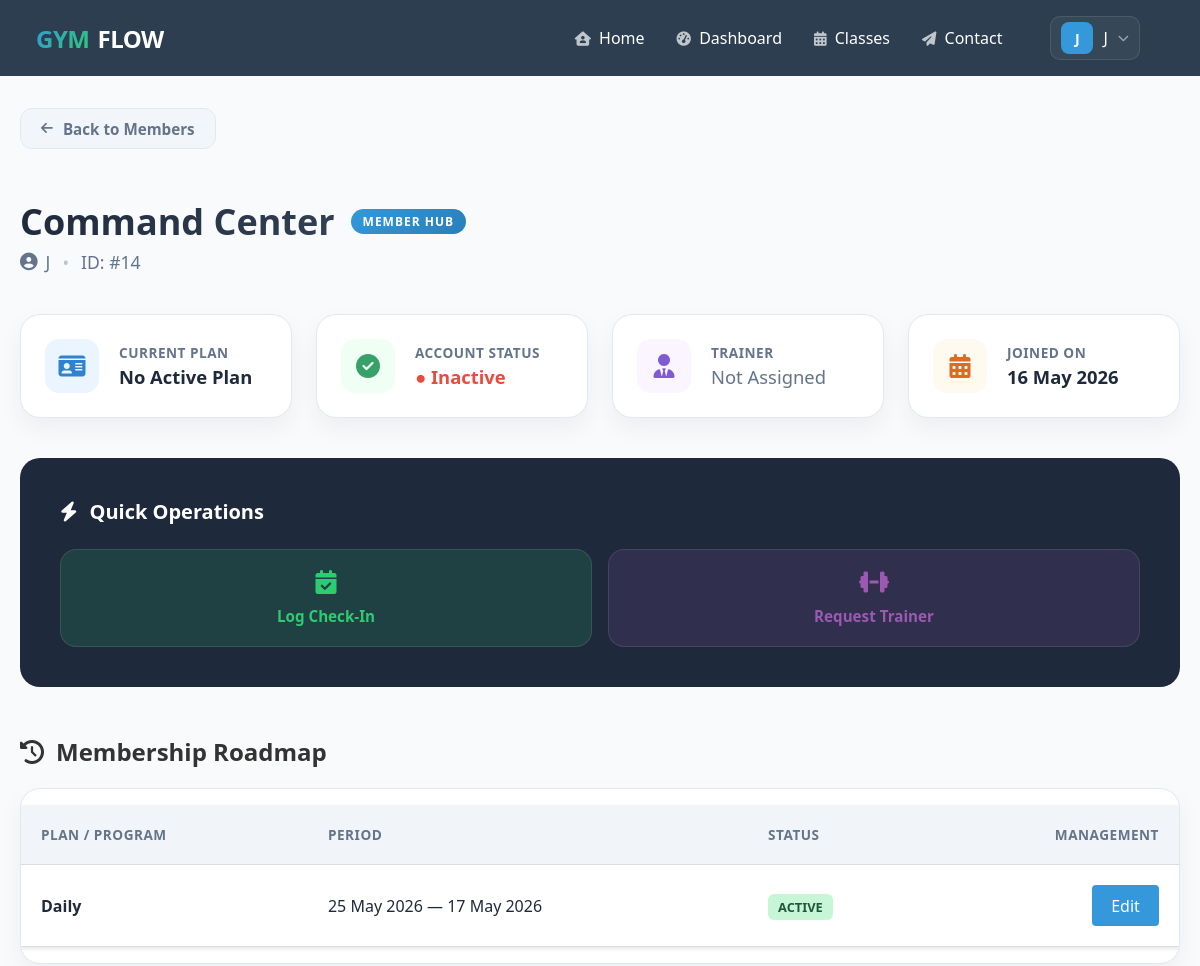
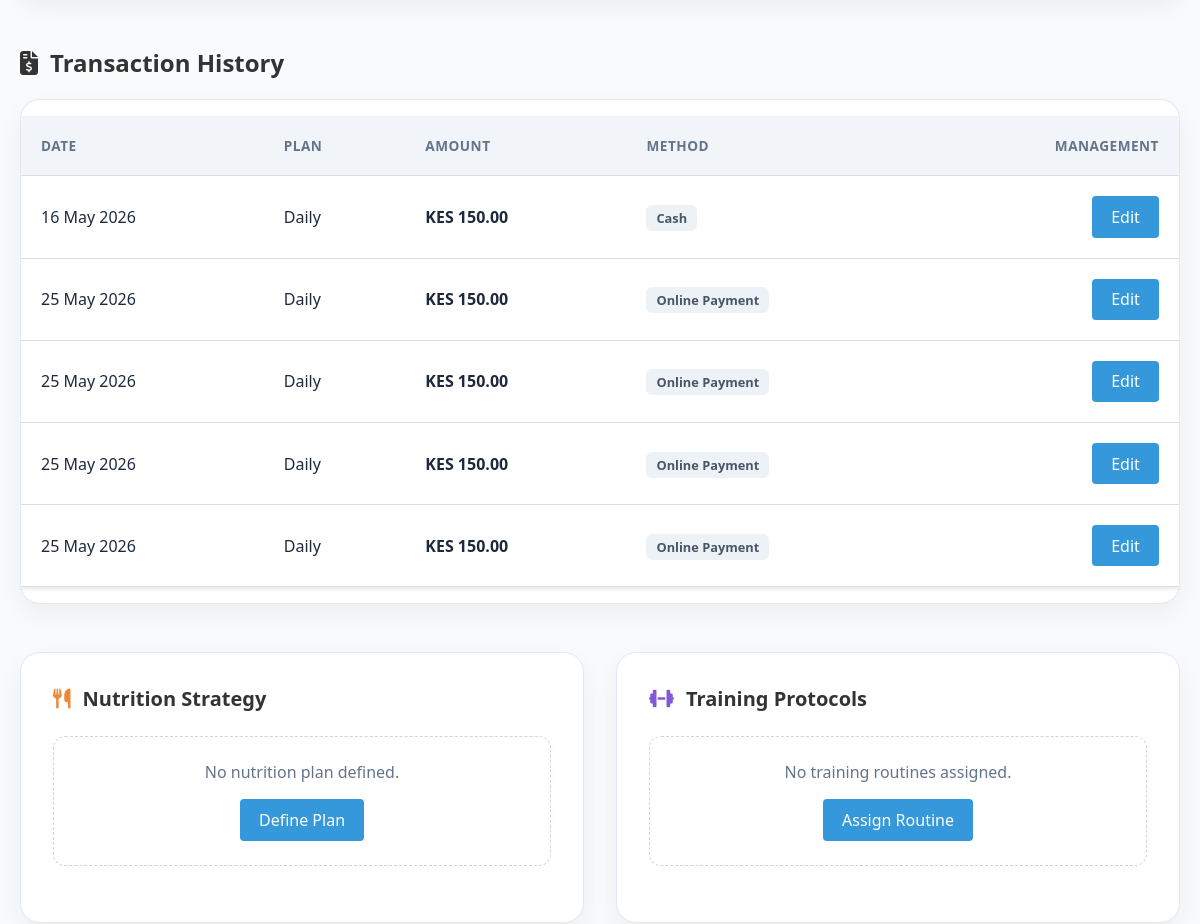
Page /members/14/ (signed in, upper part) on the earlier database version (2 pictures, top to bottom).
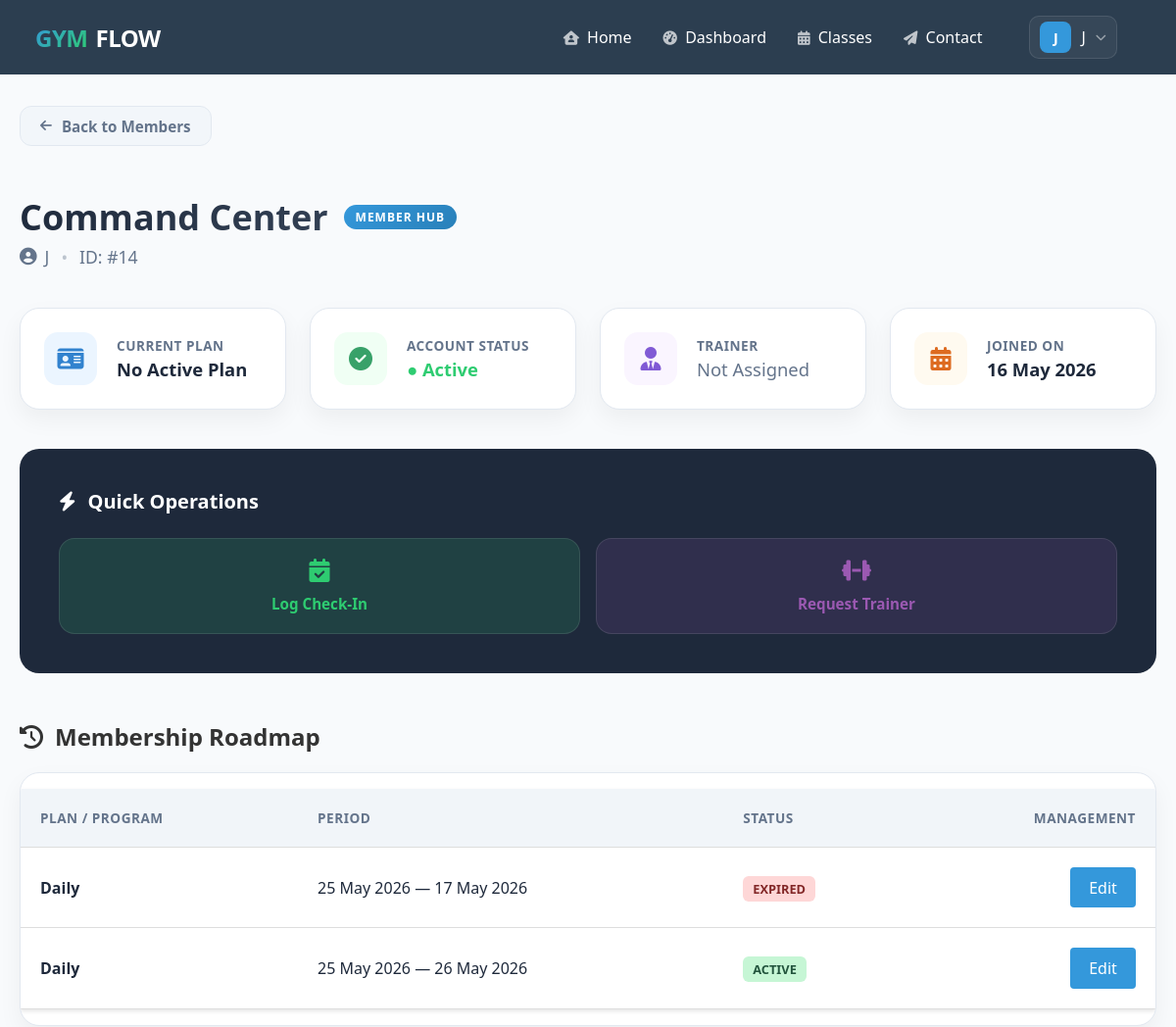
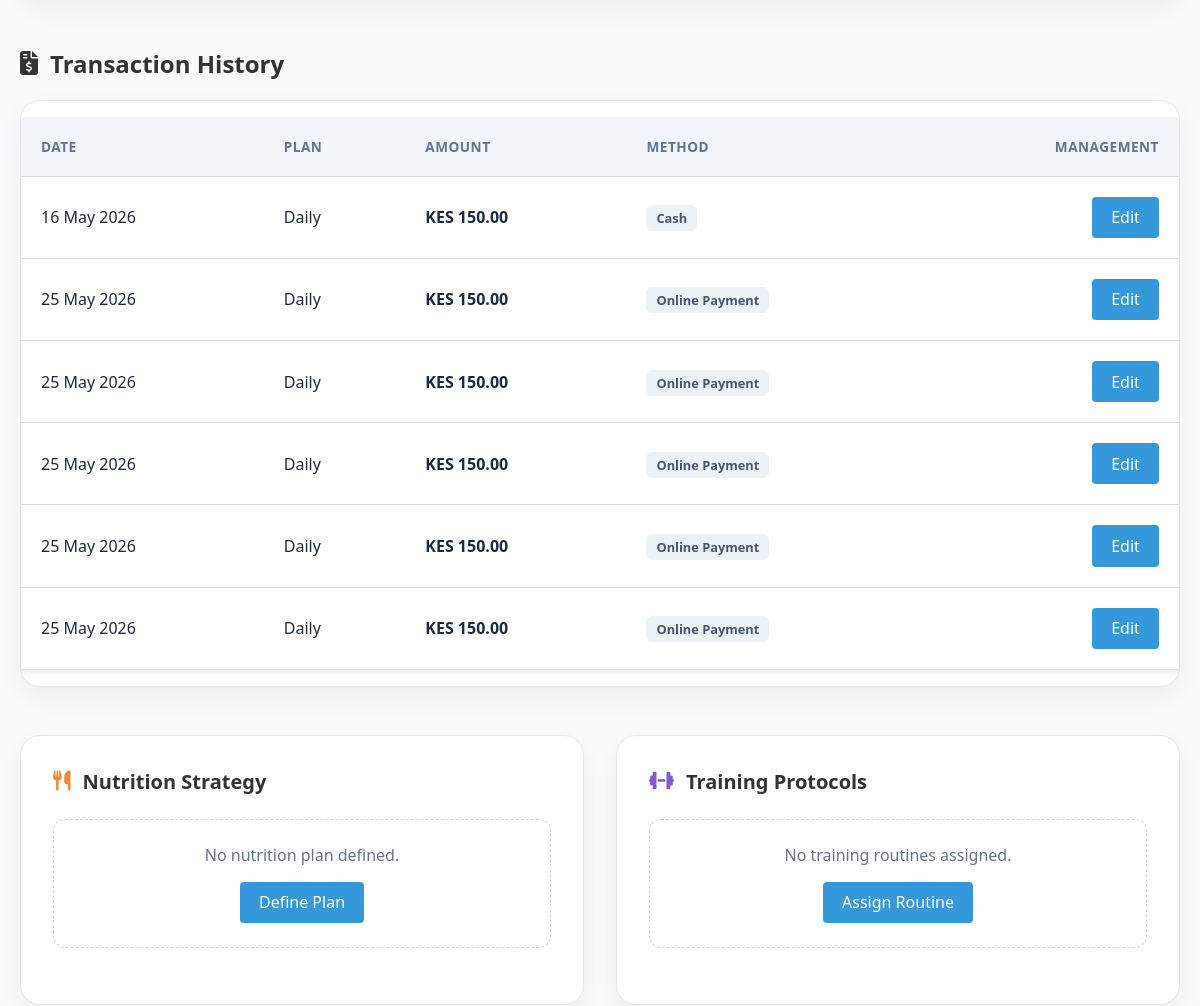
Same page on the later database version (2 pictures, top to bottom).
### base/gym/models.py (models this page shows, shortened)
class Member(models.Model):
    branch = models.ForeignKey(Branch, on_delete=models.CASCADE, related_name="members", null=True, blank=True)
    user = models.OneToOneField(User, on_delete=models.CASCADE, related_name="member_profile", null=True, blank=True)
    full_name = models.CharField(max_length=120)
    phone = models.CharField(max_length=20, unique=True, null=True, blank=True)
    email = models.EmailField(blank=True, null=True)
    address = models.CharField(max_length=200, blank=True)
    joined_on = models.DateField(auto_now_add=True)
    checkin_token = models.UUIDField(default=uuid.uuid4, unique=True, editable=False)
    membership_Plan = models.ForeignKey("MembershipPlan", on_delete=models.SET_NULL, null=True, blank=True)
    GOAL_CHOICES = [
        ("Weight Loss", "Weight Loss"),
        ("Muscle Gain", "Muscle Gain"),
        ("Endurance", "Endurance"),
        ("Flexibility", "Flexibility"),
        ("General Fitness", "General Fitness"),
    ]
    fitness_goal = models.CharField(max_length=50, choices=GOAL_CHOICES, default="General Fitness")
    medical_conditions = models.TextField(blank=True, null=True)
    bio = models.TextField(blank=True, null=True)
    profile_picture = models.ImageField(upload_to='profile_pics/', blank=True, null=True, help_text="Upload profile image")
    @property
    def active_membership(self):
        return self.memberships.filter(is_active=True).first()
    @property
    def is_currently_active(self):
        active = self.active_membership
        if active and not active.is_expired:
            return True
        return False

class Membership(models.Model):
    member = models.ForeignKey(Member, on_delete=models.CASCADE, related_name="memberships")
    plan = models.ForeignKey(MembershipPlan, on_delete=models.PROTECT)
    start_date = models.DateField(default=timezone.now)
    end_date = models.DateField(blank=True, null=True)
    is_active = models.BooleanField(default=True, db_index=True)
    @property
    def is_expired(self):
        if self.end_date:
            return self.end_date < timezone.now().date()
        return False

class MembershipPlan(models.Model):
    name = models.CharField(max_length=60)
    price = models.DecimalField(max_digits=10, decimal_places=2)
    duration_days = models.PositiveIntegerField()

class Payment(models.Model):
    branch = models.ForeignKey(Branch, on_delete=models.CASCADE, related_name="payments", null=True, blank=True)
    member = models.ForeignKey(Member, on_delete=models.CASCADE, related_name="payments")
    Membership = models.ForeignKey(Membership, on_delete=models.SET_NULL, null=True, blank=True)
    amount = models.DecimalField(max_digits=10, decimal_places=2)
    paid_on = models.DateTimeField(default=timezone.now, db_index=True)
    method = models.CharField(max_length=30, default="Cash")
    reference = models.CharField(max_length=60, blank=True)
    date = models.DateField(default=timezone.now, db_index=True)
    @property
    def plan_name(self):
        if self.Membership and self.Membership.plan:
            return self.Membership.plan.name
        return "N/A"

### base/gym/views/members.py (the view)
# urls.py: path("members/<int:member_id>/", views.member_detail, name="member_detail"),
@login_required
def member_detail(request, member_id):
    member = get_object_or_404(Member, id=member_id)
    is_admin = request.user.is_staff
    is_trainer = hasattr(request.user, 'trainer_profile')
    is_self = hasattr(request.user, 'member_profile') and request.user.member_profile.id == member.id
    if not (is_admin or is_trainer or is_self):
        messages.error(request, "You don't have permission to view this profile.")
        return redirect("portal_dashboard")
    memberships = member.memberships.all()
    payments = member.payments.all()
    attendance = member.attendance_set.all().order_by("-date")[:30]
    measurements = member.measurements.all().order_by("-date")
    try:
        diet_plan = member.diet_plan
    except DietPlan.DoesNotExist:
        diet_plan = None
    workout_plans = member.workout_plans.all()
    return render(
        request,
        "gym/member_detail.html",
        {
            "member": member,
            "memberships": memberships,
            "payments": payments,
            "attendance": attendance,
            "measurements": measurements,
            "diet_plan": diet_plan,
            "workout_plans": workout_plans,
        },
    )

### base/templates/gym/member_detail.html (shortened to what this page needs)
{% extends 'gym/base.html' %}
{% load static %}
{% block extra_css %}
<link rel="stylesheet" href="{% static 'gym/css/details.css' %}">
{% endblock %}
{% block content %}
<div class="command-header">
    <div style="margin-bottom: 1.5rem;">
        <a href="{% url 'member_list' %}" class="back-link">
            <i class="fas fa-arrow-left"></i> Back to Members
        </a>
    </div>
    <div class="command-header-top">
        <h1>Command Center</h1>
        <span class="command-hub-badge">Member HUB</span>
    </div>
    <p><i class="fas fa-user-circle"></i> {{ member.full_name }} <span style="opacity: 0.4; margin: 0 4px;">•</span> ID:
        #{{ member.id }}</p>
</div>
<div class="stats-hub-grid">
    <div class="stat-widget">
        <div class="stat-icon icon-blue">
            <i class="fas fa-id-card"></i>
        </div>
        <div class="stat-content">
            <h4>Current Plan</h4>
            <div class="stat-value">{{ member.membership_Plan|default:"No Active Plan" }}</div>
        </div>
    </div>
    <div class="stat-widget">
        <div class="stat-icon icon-green">
            <i class="fas fa-check-circle"></i>
        </div>
        <div class="stat-content">
            <h4>Account Status</h4>
            <div class="stat-value">
                {% if member.is_currently_active %}
                <span style="color: var(--hub-success);">● Active</span>
                {% else %}
                <span style="color: var(--hub-danger);">● Inactive</span>
                {% endif %}
            </div>
        </div>
    </div>
    <div class="stat-widget">
        <div class="stat-icon icon-purple">
            <i class="fas fa-user-tie"></i>
        </div>
        <div class="stat-content">
            <h4>Trainer</h4>
            <div class="stat-value">
                {% if member.trainer_assignment %}
                {{ member.trainer_assignment.trainer.full_name }}
                {% else %}
                <span style="color: var(--hub-text-muted); font-weight: 400;">Not Assigned</span>
                {% endif %}
            </div>
        </div>
    </div>
    <div class="stat-widget">
        <div class="stat-icon icon-orange">
            <i class="fas fa-calendar-alt"></i>
        </div>
        <div class="stat-content">
            <h4>Joined On</h4>
            <div class="stat-value">{{ member.joined_on|date:"d M Y" }}</div>
        </div>
    </div>
</div>
<div class="action-center">
    <h3><i class="fas fa-bolt"></i> Quick Operations</h3>
    <div class="action-grid">
        <a href="{% url 'mark_present' member.id %}" class="action-btn btn-hub-success">
            <i class="fas fa-calendar-check"></i>
            <span>Log Check-In</span>
        </a>
        <a href="{% url 'assign_trainer' member.id %}" class="action-btn btn-hub-purple">
            <i class="fas fa-dumbbell"></i>
            <span>{% if user.is_staff %}Assign Trainer{% else %}Request Trainer{% endif %}</span>
        </a>
    </div>
</div>
<div class="section-hub">
    <div class="section-header-hub">
        <h2><i class="fas fa-history"></i> Membership Roadmap</h2>
    </div>
    <div class="table-container-hub">
        {% if memberships %}
        <table class="table-hub">
            <thead>
                <tr>
                    <th>Plan / Program</th>
                    <th>Period</th>
                    <th>Status</th>
                    <th style="text-align: right;">Management</th>
                </tr>
            </thead>
            <tbody>
                {% for m in memberships %}
                <tr>
                    <td><strong>{{ m.plan.name }}</strong></td>
                    <td>{{ m.start_date|date:"d M Y" }} — {{ m.end_date|date:"d M Y" }}</td>
                    <td>
                        {% if m.is_active %}
                        <span class="badge-hub badge-hub-active">ACTIVE</span>
                        {% else %}
                        <span class="badge-hub badge-hub-inactive">EXPIRED</span>
                        {% endif %}
                    </td>
                    <td style="text-align: right;">
                        <div class="actions" style="justify-content: flex-end;">
                            <a href="{% url 'membership_edit' m.id %}" class="btn">Edit</a>
                        </div>
                    </td>
                </tr>
                {% endfor %}
            </tbody>
        </table>
        {% else %}
        <div style="padding: 2.5rem; text-align: center; color: var(--hub-text-muted);">
            <i class="fas fa-folder-open"
                style="font-size: 2rem; margin-bottom: 1rem; display: block; opacity: 0.3;"></i>
            No memberships assigned yet.
        </div>
        {% endif %}
    </div>
</div>
<div class="section-hub">
    <div class="section-header-hub">
        <h2><i class="fas fa-file-invoice-dollar"></i> Transaction History</h2>
    </div>
    <div class="table-container-hub">
        {% if payments %}
        <table class="table-hub">
            <thead>
                <tr>
                    <th>Date</th>
                    <th>Plan</th>
                    <th>Amount</th>
                    <th>Method</th>
                    <th style="text-align: right;">Management</th>
                </tr>
            </thead>
            <tbody>
                {% for p in payments %}
                <tr>
                    <td>{{ p.date|date:"d M Y" }}</td>
                    <td>{{ p.plan_name }}</td>
                    <td><span style="font-weight: 700;">KES {{ p.amount }}</span></td>
                    <td><span class="badge-hub" style="background: #edf2f7; color: #4a5568;">{{ p.method }}</span></td>
                    <td style="text-align: right;">
                        <div class="actions" style="justify-content: flex-end;">
                            <a href="{% url 'payment_edit' p.id %}" class="btn">Edit</a>
                        </div>
                    </td>
                </tr>
                {% endfor %}
            </tbody>
        </table>
        {% else %}
        <div style="padding: 2.5rem; text-align: center; color: var(--hub-text-muted);">
            No payments recorded.
        </div>
        {% endif %}
    </div>
</div>
<div class="hub-grid-2">
    <div class="hub-card">
        <h3><i class="fas fa-utensils" style="color: #ed8936;"></i> Nutrition Strategy</h3>
        {% if diet_plan %}
        <div
            style="background: #f8fafc; border-radius: 12px; padding: 1.5rem; margin-bottom: 1.5rem; border: 1px dashed #cbd5e1;">
            <div
                style="font-size: 0.75rem; text-transform: uppercase; color: #94a3b8; font-weight: 700; margin-bottom: 0.5rem;">
                Daily Fuel Goal</div>
            <div style="font-size: 1.75rem; font-weight: 800; color: #1e293b;">{{ diet_plan.calories }} <small
                    style="font-size: 0.9rem; color: #64748b; font-weight: 500;">kcal</small></div>
            <div style="display: grid; grid-template-columns: repeat(3, 1fr); gap: 10px; margin-top: 1rem;">
                <div
                    style="background: white; padding: 10px; border-radius: 8px; text-align: center; border: 1px solid #e2e8f0;">
                    <div style="font-size: 0.65rem; color: #64748b;">Protein</div>
                    <div style="font-weight: 700; color: #1e293b;">{{ diet_plan.protein|default:"-" }}g</div>
                </div>
                <div
                    style="background: white; padding: 10px; border-radius: 8px; text-align: center; border: 1px solid #e2e8f0;">
                    <div style="font-size: 0.65rem; color: #64748b;">Carbs</div>
                    <div style="font-weight: 700; color: #1e293b;">{{ diet_plan.carbs|default:"-" }}g</div>
                </div>
                <div
                    style="background: white; padding: 10px; border-radius: 8px; text-align: center; border: 1px solid #e2e8f0;">
                    <div style="font-size: 0.65rem; color: #64748b;">Fats</div>
                    <div style="font-weight: 700; color: #1e293b;">{{ diet_plan.fats|default:"-" }}g</div>
                </div>
            </div>
        </div>
        <a href="{% url 'diet_plan_edit' member.id %}" class="btn" style="width: 100%; text-align: center;">Modify
            Plan</a>
        {% else %}
        <div
            style="text-align: center; padding: 1.5rem; border: 1px dashed #cbd5e1; border-radius: 12px; margin-bottom: 1.5rem;">
            <p style="color: #64748b; margin-bottom: 1rem;">No nutrition plan defined.</p>
            <a href="{% url 'diet_plan_edit' member.id %}" class="btn btn-primary">Define Plan</a>
        </div>
        {% endif %}
    </div>
    <div class="hub-card">
        <h3><i class="fas fa-dumbbell" style="color: #805ad5;"></i> Training Protocols</h3>
        {% if workout_plans %}
        <div style="display: flex; flex-direction: column; gap: 0.75rem; margin-bottom: 1.5rem;">
            {% for wp in workout_plans %}
            <div
                style="display: flex; align-items: center; justify-content: space-between; background: #f8fafc; padding: 12px 16px; border-radius: 12px; border: 1px solid #e2e8f0;">
                <div>
                    <div style="font-weight: 700; color: #1e293b;">{{ wp.name }}</div>
                    <div style="font-size: 0.75rem; color: #64748b;">
                        {% if wp.is_active %}<span style="color: #38a169;">● Active</span>{% else %}Inactive{% endif %}
                    </div>
                </div>
                <div class="actions">
                    <a href="{% url 'workout_plan_detail' wp.id %}" class="btn">Detail</a>
                </div>
            </div>
            {% endfor %}
        </div>
        <a href="{% url 'workout_plan_create' member.id %}" class="btn" style="width: 100%; text-align: center;">New
            Routine</a>
        {% else %}
        <div
            style="text-align: center; padding: 1.5rem; border: 1px dashed #cbd5e1; border-radius: 12px; margin-bottom: 1.5rem;">
            <p style="color: #64748b; margin-bottom: 1rem;">No training routines assigned.</p>
            <a href="{% url 'workout_plan_create' member.id %}" class="btn">Assign Routine</a>
        </div>
        {% endif %}
    </div>
</div>
{% endblock %}

Differences in the rows shown:
changed Membership "17 May 2026": is_active "ACTIVE" → "EXPIRED"
added Membership: plan.name "Daily", start_date "25 May 2026", end_date "26 May 2026", is_active "ACTIVE"
added Payment: date "25 May 2026", plan_name "Daily", amount "150.00", method "Online Payment"
Other differences:
text no longer shown: "● Inactive"
text now shown: "● Active"
